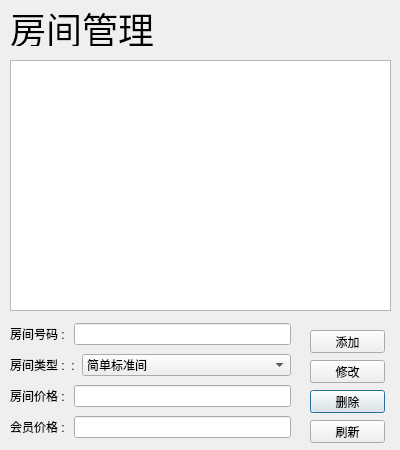
<?xml version="1.0" encoding="UTF-8"?>
<ui version="4.0">
 <class>adminRoomsDialog</class>
 <widget class="QDialog" name="adminRoomsDialog">
  <property name="geometry">
   <rect>
    <x>0</x>
    <y>0</y>
    <width>400</width>
    <height>450</height>
   </rect>
  </property>
  <property name="windowTitle">
   <string>Dialog</string>
  </property>
  <widget class="QTableView" name="tableView">
   <property name="geometry">
    <rect>
     <x>10</x>
     <y>60</y>
     <width>381</width>
     <height>251</height>
    </rect>
   </property>
  </widget>
  <widget class="QWidget" name="layoutWidget">
   <property name="geometry">
    <rect>
     <x>10</x>
     <y>320</y>
     <width>281</width>
     <height>121</height>
    </rect>
   </property>
   <layout class="QVBoxLayout" name="verticalLayout">
    <item>
     <layout class="QHBoxLayout" name="horizontalLayout_6">
      <item>
       <widget class="QLabel" name="label_2">
        <property name="text">
         <string>房间号码 : </string>
        </property>
       </widget>
      </item>
      <item>
       <widget class="QLineEdit" name="lineEdit"/>
      </item>
     </layout>
    </item>
    <item>
     <layout class="QHBoxLayout" name="horizontalLayout">
      <item>
       <widget class="QLabel" name="label_3">
        <property name="maximumSize">
         <size>
          <width>66</width>
          <height>16777215</height>
         </size>
        </property>
        <property name="text">
         <string>房间类型 :  : </string>
        </property>
       </widget>
      </item>
      <item>
       <widget class="QComboBox" name="comboBox">
        <item>
         <property name="text">
          <string>简单标准间</string>
         </property>
        </item>
        <item>
         <property name="text">
          <string>阳台标准间</string>
         </property>
        </item>
        <item>
         <property name="text">
          <string>特等标准间</string>
         </property>
        </item>
        <item>
         <property name="text">
          <string>超豪华套房</string>
         </property>
        </item>
        <item>
         <property name="text">
          <string>香格里拉套房</string>
         </property>
        </item>
       </widget>
      </item>
     </layout>
    </item>
    <item>
     <layout class="QHBoxLayout" name="horizontalLayout_2">
      <item>
       <widget class="QLabel" name="label_4">
        <property name="text">
         <string>房间价格 : </string>
        </property>
       </widget>
      </item>
      <item>
       <widget class="QLineEdit" name="lineEdit_2"/>
      </item>
     </layout>
    </item>
    <item>
     <layout class="QHBoxLayout" name="horizontalLayout_3">
      <item>
       <widget class="QLabel" name="label_5">
        <property name="text">
         <string>会员价格 : </string>
        </property>
       </widget>
      </item>
      <item>
       <widget class="QLineEdit" name="lineEdit_3"/>
      </item>
     </layout>
    </item>
   </layout>
  </widget>
  <widget class="QPushButton" name="pushButton_3">
   <property name="geometry">
    <rect>
     <x>310</x>
     <y>390</y>
     <width>75</width>
     <height>23</height>
    </rect>
   </property>
   <property name="text">
    <string>删除</string>
   </property>
  </widget>
  <widget class="QPushButton" name="pushButton">
   <property name="geometry">
    <rect>
     <x>310</x>
     <y>330</y>
     <width>75</width>
     <height>23</height>
    </rect>
   </property>
   <property name="text">
    <string>添加</string>
   </property>
  </widget>
  <widget class="QPushButton" name="pushButton_4">
   <property name="geometry">
    <rect>
     <x>310</x>
     <y>420</y>
     <width>75</width>
     <height>23</height>
    </rect>
   </property>
   <property name="text">
    <string>刷新</string>
   </property>
  </widget>
  <widget class="QLabel" name="label">
   <property name="geometry">
    <rect>
     <x>10</x>
     <y>10</y>
     <width>144</width>
     <height>36</height>
    </rect>
   </property>
   <property name="font">
    <font>
     <pointsize>27</pointsize>
    </font>
   </property>
   <property name="text">
    <string>房间管理</string>
   </property>
  </widget>
  <widget class="QPushButton" name="pushButton_2">
   <property name="geometry">
    <rect>
     <x>310</x>
     <y>360</y>
     <width>75</width>
     <height>23</height>
    </rect>
   </property>
   <property name="text">
    <string>修改</string>
   </property>
  </widget>
 </widget>
 <resources/>
 <connections/>
</ui>
